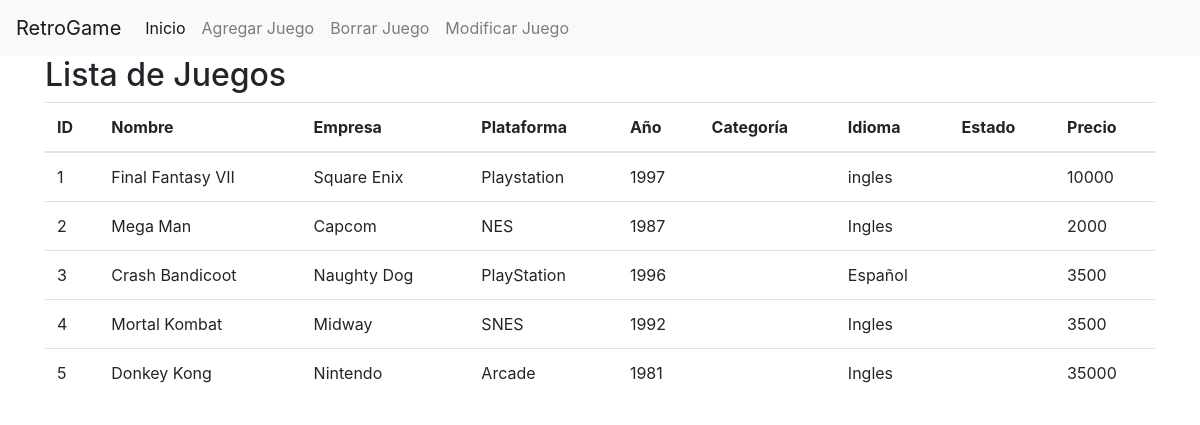
The page /Tp3/index.php on the database its author committed.
### tables this page shows
CREATE TABLE `juegos` (
  `nombre` varchar(255) NOT NULL,
  `empresa` varchar(255) NOT NULL,
  `plataforma` varchar(255) NOT NULL,
  `año` int(11) NOT NULL,
  `idioma` varchar(255) NOT NULL,
  `precio` int(11) NOT NULL,
  `id` int(11) NOT NULL
);

### Tp3/index.php (the view, shortened to what this page needs)
<?php
include 'conexion.php';
function obtenerJuegos() {
    global $conexion;
    $consulta = $conexion->prepare("SELECT * FROM juegos");
    $consulta->execute();
    return $consulta->fetchAll(PDO::FETCH_ASSOC);
}
$juegos = obtenerJuegos();
?>
<!DOCTYPE html>
<html lang="es">
<head>
    <link href="https://maxcdn.bootstrapcdn.com/bootstrap/4.0.0/css/bootstrap.min.css" rel="stylesheet">
</head>
<body>
<nav class="navbar navbar-expand-lg navbar-light bg-light">
    <a class="navbar-brand" href="#">RetroGame</a>
    <div class="collapse navbar-collapse" id="navbarNav">
        <ul class="navbar-nav">
            <li class="nav-item active">
                <a class="nav-link" href="index.php">Inicio</a>
            </li>
            <li class="nav-item">
                <a class="nav-link" href="agregar.php">Agregar Juego</a>
            </li>
            <li class="nav-item">
                <a class="nav-link" href="borrar.php">Borrar Juego</a>
            </li>
            <li class="nav-item">
                <a class="nav-link" href="seleccionar_modificar.php">Modificar Juego</a>
            </li>
        </ul>
    </div>
</nav>
<div class="container">
    <h2>Lista de Juegos</h2>
    <table class="table">
        <thead>
            <tr>
                <th>ID</th>
                <th>Nombre</th>
                <th>Empresa</th>
                <th>Plataforma</th>
                <th>Año</th>
                <th>Categoría</th>
                <th>Idioma</th>
                <th>Estado</th>
                <th>Precio</th>
            </tr>
        </thead>
        <tbody>
            <?php foreach ($juegos as $juego): ?>
                <tr>
                    <td><?= $juego['id']; ?></td>
                    <td><?= $juego['nombre']; ?></td>
                    <td><?= $juego['empresa']; ?></td>
                    <td><?= $juego['plataforma']; ?></td>
                    <td><?= $juego['año']; ?></td>
                    <td><?= $juego['categoria']; ?></td>
                    <td><?= $juego['idioma']; ?></td>
                    <td><?= $juego['estado']; ?></td>
                    <td><?= $juego['precio']; ?></td>
                </tr>
            <?php endforeach; ?>
        </tbody>
    </table>
</div>
</body>
</html>

### rows shown on the page
juegos: id "1", nombre "Final Fantasy VII", empresa "Square Enix", plataforma "Playstation", año "1997", idioma "ingles", precio "10000"
juegos: id "2", nombre "Mega Man", empresa "Capcom", plataforma "NES", año "1987", idioma "Ingles", precio "2000"
juegos: id "3", nombre "Crash Bandicoot", empresa "Naughty Dog", plataforma "PlayStation", año "1996", idioma "Español", precio "3500"
juegos: id "4", nombre "Mortal Kombat", empresa "Midway", plataforma "SNES", año "1992", idioma "Ingles", precio "3500"
juegos: id "5", nombre "Donkey Kong", empresa "Nintendo", plataforma "Arcade", año "1981", idioma "Ingles", precio "35000"
